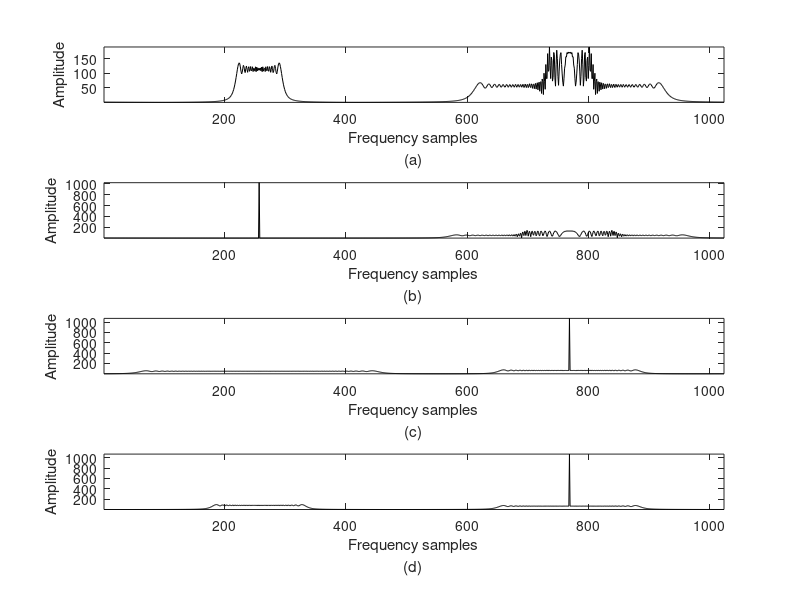

This figure's MATLAB source:
%% The effects of demodulation on the discrete Fourier transform spectrum. 
%% The polynomial Fourier transform with an appropriate demodulation term 
%% can be considered as compressible for the dominant component matched
%% by the demodulation term


function figure7


close all;
clear all;
clc;
%Length of the signal
N=1024;

% An auxiliary parameter to avoid large numbers
M=32;

% time axes
t=-N/2:1:N/2-1/N;
t=t/N;

%% Signal consist of three chirps components
s=1*exp(-j*t.^2*8*M+j*t*M*16*pi)+1*exp(j*t.^2*32*M-j*t*M*16*pi)+1*exp(j*t.^2*8*M-j*t*M*16*pi);     

% Signal components demodulation for each signal component  
x1=s.*exp(j*t.^2*8*M);     
x2=s.*exp(-j*t.^2*32*M);     
x3=s.*exp(-j*t.^2*8*M);     

%% Figure 7 in the paper
figure(1), 
subplot(411),plot(abs(fft(s)),'k'),axis tight; xlabel({'Frequency samples', '(a)'}), ylabel('Amplitude'), colormap(1-gray) 
subplot(412),plot(abs(fft(x1)),'k'),axis tight; xlabel({'Frequency samples', '(b)'}), ylabel('Amplitude'), colormap(1-gray) 
subplot(413),plot(abs(fft(x2)),'k'),axis tight; xlabel({'Frequency samples', '(c)'}), ylabel('Amplitude'), colormap(1-gray) 
subplot(414),plot(abs(fft(x3)),'k'),axis tight; xlabel({'Frequency samples', '(d)'}), ylabel('Amplitude'), colormap(1-gray) 

end


